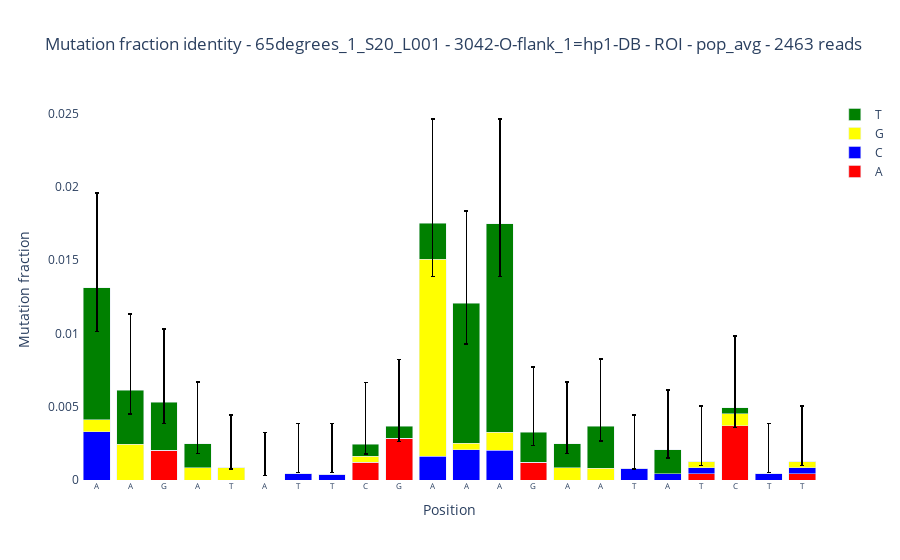

Notebook cell for this chart:
### Code cell
%reload_ext autoreload
fig = study.mutation_fraction_identity(
    sample = sample,
    reference = reference,
    section='ROI'
)['fig']
fig.show()

### Figure 1 — Plotly figure (JSON) as saved in the notebook; plotly's stock layout.template omitted (floating-point values rounded to 4 significant figures)
{"data": [{"marker": {"color": "red"}, "name": "A", "showlegend": true, "type": "bar", "x": [0, 1, 2, 3, 4, 5, 6, 7, 8, 9, 10, 11, 12, 13, 14, 15, 16, 17, 18, 19, 20, 21], "y": [0, 0, 0.00204, 0, 0, 0, 0, 0, 0.001219, 0.002849, 0, 0, 0, 0.001222, 0, 0, 0, 0, 0.000417, 0.003699, 0, 0.0004161]}, {"marker": {"color": "blue"}, "name": "C", "showlegend": true, "type": "bar", "x": [0, 1, 2, 3, 4, 5, 6, 7, 8, 9, 10, 11, 12, 13, 14, 15, 16, 17, 18, 19, 20, 21], "y": [0.003273, 0, 0, 0, 0, 0, 0.0004098, 0.0004087, 0, 0, 0.001627, 0.002076, 0.002033, 0, 0, 0, 0.0008153, 0.0004095, 0.000417, 0, 0.0004158, 0.0004161]}, {"marker": {"color": "yellow"}, "name": "G", "showlegend": true, "type": "bar", "x": [0, 1, 2, 3, 4, 5, 6, 7, 8, 9, 10, 11, 12, 13, 14, 15, 16, 17, 18, 19, 20, 21], "y": [0.0008183, 0.002452, 0, 0.0008217, 0.0008193, 0, 0, 0, 0.0004062, 0, 0.01343, 0.0004153, 0.00122, 0, 0.0008214, 0.000817, 0, 0, 0.000417, 0.000822, 0, 0.0004161]}, {"error_y": {"array": [0.00647, 0.005175, 0.004985, 0.004218, 0.003628, 0.003247, 0.003448, 0.003448, 0.004209, 0.004568, 0.007119, 0.0063, 0.007118, 0.004455, 0.004217, 0.004572, 0.003626, 0.004083, 0.0038, 0.004896, 0.003451, 0.003799], "arrayminus": [0.002956, 0.00164, 0.001448, 0.0006712, 7.621e-05, -0.0003075, -0.0001045, -0.0001051, 0.0006623, 0.001026, 0.00362, 0.002783, 0.003619, 0.0009112, 0.0006709, 0.001029, 7.452e-05, 0.0005348, 0.0002493, 0.001357, -0.0001018, 0.0002483], "color": "black", "symmetric": false, "thickness": 1.5, "type": "data", "visible": true, "width": 2}, "marker": {"color": "green"}, "name": "T", "showlegend": true, "type": "bar", "x": [0, 1, 2, 3, 4, 5, 6, 7, 8, 9, 10, 11, 12, 13, 14, 15, 16, 17, 18, 19, 20, 21], "y": [0.009002, 0.003678, 0.003264, 0.001643, 0, 0, 0, 0, 0.0008123, 0.000814, 0.002441, 0.009551, 0.01423, 0.002037, 0.001643, 0.002859, 0, 0.001638, 0, 0.000411, 0, 0]}], "layout": {"barmode": "stack", "paper_bgcolor": "white", "plot_bgcolor": "white", "title": {"text": "Mutation fraction identity - 65degrees_1_S20_L001 - 3042-O-flank_1=hp1-DB - ROI - pop_avg - 2463 reads"}, "xaxis": {"tickangle": 0, "tickfont": {"size": 8}, "ticktext": ["A", "A", "G", "A", "T", "A", "T", "T", "C", "G", "A", "A", "A", "G", "A", "A", "T", "A", "T", "C", "T", "T"], "tickvals": [0, 1, 2, 3, 4, 5, 6, 7, 8, 9, 10, 11, 12, 13, 14, 15, 16, 17, 18, 19, 20, 21], "title": {"text": "Position"}}, "yaxis": {"title": {"text": "Mutation fraction"}}}}
